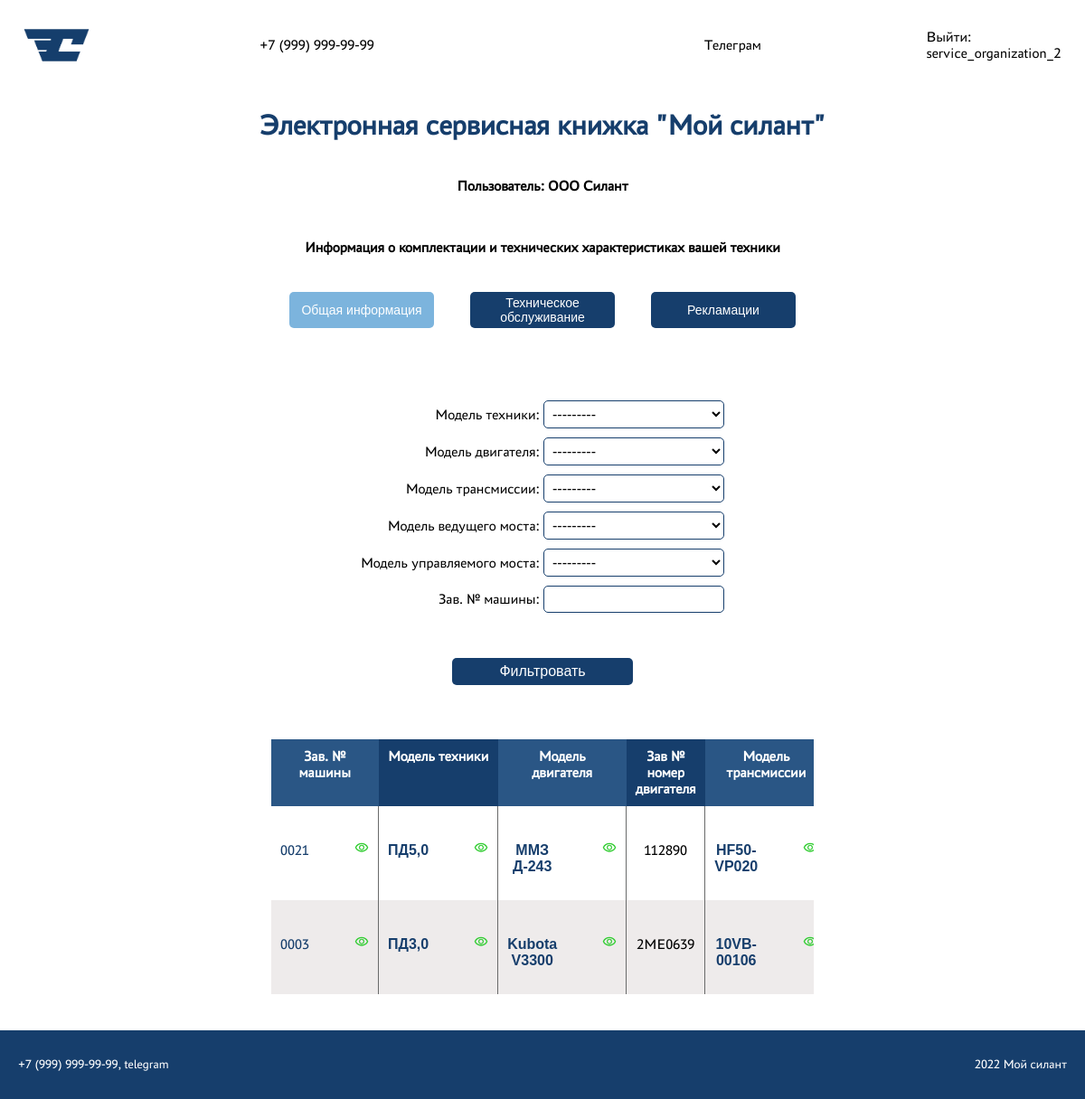
Page /machines/ (signed in) on the committed database.
### core/models.py (models this page shows, shortened)
class Machine(models.Model):
    serial_number_of_machine = models.CharField(max_length=255, verbose_name='Зав. № машины')
    model_of_equipment = models.ForeignKey(EquipmentModel, on_delete=models.CASCADE, verbose_name='Модель техники')
    model_of_engine = models.ForeignKey(EngineModel, on_delete=models.CASCADE, verbose_name='Модель двигателя')
    serial_number_of_engine = models.CharField(max_length=255, verbose_name='Зав. № двигателя')
    transmission_model = models.ForeignKey(TransmissionModel, on_delete=models.CASCADE, verbose_name='Модель трансмиссии')
    serial_number_of_transmission = models.CharField(max_length=255, verbose_name='Зав. № трансмиссии')
    drive_axle_model = models.ForeignKey(DriveAxleModel, on_delete=models.CASCADE, verbose_name='Модель ведущего моста')
    serial_number_of_drive_axle = models.CharField(max_length=255, verbose_name='Зав. № ведущего моста')
    steering_axle_model = models.ForeignKey(SteeringAxleModel, on_delete=models.CASCADE, verbose_name='Модель управляемого моста')
    serial_number_of_steering_axle = models.CharField(max_length=255, verbose_name='Зав. № управляемого моста')
    supply_contract_number_and_date = models.CharField(max_length=255, verbose_name='Договор поставки №, дата')
    date_shipped_from_factory = models.DateField(null=True, verbose_name='Дата отгрузки с завода')
    recipient = models.CharField(max_length=255, verbose_name='Грузополучатель (конечный потребитель)')
    delivery_address = models.CharField(max_length=255, blank=True, verbose_name='Адрес доставки (эксплуатации)')
    equipment = models.CharField(max_length=255, blank=True, verbose_name='Комплектация (доп. опции)')
    client = models.ForeignKey(Client, on_delete=models.CASCADE, verbose_name='Клиент')
    service_company = models.ForeignKey(ServiceCompany, on_delete=models.CASCADE, verbose_name='Сервисная компания')
    class Meta:
        ordering = ['-date_shipped_from_factory']

class BaseModel(models.Model):
    def __str__(self):
        return self.name
    class Meta:
        abstract = True

class EquipmentModel(BaseModel):
    name = models.CharField(max_length=255)
    description = models.CharField(max_length=255)

class EngineModel(BaseModel):
    name = models.CharField(max_length=255)
    description = models.CharField(max_length=255)

class TransmissionModel(BaseModel):
    name = models.CharField(max_length=255)
    description = models.CharField(max_length=255)

### core/views.py (the view, shortened to what this page needs)
# urls.py: path('machines/', machine_list, name='machine_list'),
@login_required
@permission_required("core.view_machine", raise_exception=True)
def machine_list(request):
    user_id = request.user.id
    can_add_machine = request.user.has_perm("core.add_machine")
    can_update_machine = request.user.has_perm("core.change_machine")
    can_delete_machine = request.user.has_perm("core.delete_machine")
    client = None
    username = request.user.first_name
    try:
        client = Client.objects.get(user_id=user_id)
    except Client.DoesNotExist:
        try:
            service_company = ServiceCompany.objects.get(user_id=user_id)
        except ServiceCompany.DoesNotExist:
            client = username
            machines = Machine.objects.all()
            machine_filter = MachineFilter(request.GET, queryset=machines)
            return render(
                request,
                "machine/machine_list.html",
                {
                    "machines": machines,
                    "filter": machine_filter,
                    "can_add_machine": can_add_machine,
                    "can_update_machine": can_update_machine,
                    "can_delete_machine": can_delete_machine,
                    "client": client,
                    "username": username,
                },
            )
        client = username
        machines = Machine.objects.filter(service_company_id=service_company.id)
        machine_filter = MachineFilter(request.GET, queryset=machines)
        return render(
            request,
            "machine/machine_list.html",
            {
                "machines": machines,
                "filter": machine_filter,
                "can_add_machine": can_add_machine,
                "can_update_machine": can_update_machine,
                "can_delete_machine": can_delete_machine,
                "client": client,
                "username": username,
            },
        )

### templates/machine/machine_list.html (shortened to what this page needs)
{% extends 'base.html' %}
{% block content %}
{% load static %}
<main class="main">
    <div class="result-wrapper">
        <h1>Информация о комплектации и технических характеристиках вашей техники</h1>
        {% include 'tabs.html' with active_tab='general' %}
        {% if machines %}
        {% include 'forms/filter_form.html' %}
        <div class="adaptive-table-wrapper">
            <table class="adaptive-table">
                <thead>
                    <tr>
                        <th>Зав. № машины</th>
                        <th>Модель техники</th>
                        <th>Модель двигателя</th>
                        <th>Зав № номер двигателя</th>
                        <th>Модель трансмиссии</th>
                    </tr>
                </thead>
                <tbody>
                    {% for machine in filter.qs %}
                    <tr>
                        <td>
                            <div class="summary-button">
                                <a href="{% url 'machine_detail' machine.id %}" class="back-href">{{ machine.serial_number_of_machine }}</a>
                                <img src="{% static 'img/eye.svg' %}" alt="Просмотреть" width="16" height="16" class="mg-lft">
                            </div>
                        </td>
                        <td>
                            {% include 'button/button.html' with object_class='model-of-equipment' object_id=machine.model_of_equipment.id object_name=machine.model_of_equipment %}
                        </td>
                        <td>
                            {% include 'button/button.html' with object_class='model-of-engine' object_id=machine.model_of_engine.id object_name=machine.model_of_engine %}
                        </td>
                        <td>{{ machine.serial_number_of_engine }}</td>
                        <td>
                            {% include 'button/button.html' with object_class='model-of-transmission' object_id=machine.transmission_model.id object_name=machine.transmission_model %}
                        </td>
                    </tr>
                    {% endfor %}
                </tbody>
            </table>
        </div>
        {% else %}
        <div class="result-wrapper">
            <span class="info-if-doesnt-exists">У вас нет машин</span>
        </div>
        {% endif %}
</main>
{% endblock content %}

### templates/base.html (shortened to what this page needs)
<!DOCTYPE html>
<html lang="en">
  <head>
    {% load static %}
      <link href="{% static 'css/base.css' %}" rel="stylesheet" />
      <link href="{% static 'css/main/main.css' %}" rel="stylesheet" />
      <link href="{% static 'css/tabs/tabs.css' %}" rel="stylesheet" />
      <link href="{% static 'css/forms/create_forms.css' %}" rel="stylesheet" />
      <link href="{% static 'css/forms/login_forms.css' %}" rel="stylesheet" />
      <link href="{% static 'css/forms/filter_forms.css' %}" rel="stylesheet" />
      <link href="{% static 'css/modal/modal.css' %}" rel="stylesheet" />
  </head>
  <body>
    <nav>
        <div class="logo-signin-wrapper">
            <img src="{% static 'img/logo.jpg' %}">
            <div class="contact-container">
              <span>+7 (999) 999-99-99</span>
              <span>Телеграм</span>
            </div>
            {% if user.is_authenticated %}
            <a href="{% url 'account_logout' %}">Выйти: {{ user.username }}</a>
            {% else %}
            <a href="{% url 'account_login' %}">Авторизация</a>
            {% endif %}
        </div>
    </nav>
    <h1 class="title">Электронная сервисная книжка "Мой силант"</h1>
    <section class="main-section">
      <div class="user-info">
        {% if client %}
            <h1>Пользователь: {{ client }}</h1>
        {% elif username %}
            <h1>Пользователь: {{ username }}</h1>
        {% elif user.is_superuser %}
            <h1>Пользователь: Администратор</h1>
        {% else %}
            <h1>Пользователь: Гость</h1>
        {% endif %}
      </div>
      {% block content %}{% endblock %}
    </section>
    <footer>
        <div class="footer-wrapper">
            <span>+7 (999) 999-99-99, telegram</span>
            <span>2022 Мой силант</span>
        </div>
    </footer>
  </body>
</html>

### templates/button/button.html
{% load static %}
<button class="summary-button {{ object_class }}"
    data-object-id="{{ object_id }}"
    title="Просмотреть информацию">
        <span class="back-href bold">{{ object_name }}</span>
        <img src="{% static 'img/eye.svg' %}" alt="Просмотреть" width="16" height="16" class="mg-lft">
</button>

### static/css/base.css (style rules this page uses)
* { margin: 0; padding: 0; border: 0; outline: 0; font-size: 100%; vertical-align: baseline; background: transparent; }
html, body { display: flex; flex-direction: column; align-items: center; height: 100%; width: 100%; font-family: 'PT Astra Sans', sans-serif; }
nav { background-color: white; width: 100%; display: flex; flex-direction: column; align-items: center; justify-content: space-between; align-items: center; color: black; }
.contact-container { display: flex; flex-direction: row; justify-content: space-around; align-items: center; width: 100%; }
.logo-signin-wrapper { display: flex; justify-content: space-between; align-items: center; width: 100%; }
.logo-signin-wrapper > img { height: 60px; padding: 20px 0 20px 20px; }
.logo-signin-wrapper > a { color: black; text-decoration: none; padding-right: 20px; }
.title { color: #163E6C; font-size: 32px; padding: 20px 0 20px 0; }
.main-section { display: flex; flex-direction: column; align-items: center; background-color: white; padding: 20px 0 0 0; margin-bottom: 20px; height: 200vh; }
footer { background-color: #163E6C; height: 100px; width: 100%; }
.footer-wrapper { color: white; font-size: 14px; display: flex; justify-content: space-between; align-items: center; width: 100%; height: 100%; }
.footer-wrapper > span { padding: 30px 20px 30px 20px; }

### static/css/main/main.css (style rules this page uses)
.main { display: flex; flex-direction: column; align-items: center; background-color: white; padding: 20px 0 0 0; }
.user-info { display: flex; flex-direction: column; margin-bottom: 10px; }
.result-wrapper { display: flex; flex-direction: column; justify-content: center; align-items: center; padding: 20px; width: 1600px; }
.bold { font-weight: 600; }
.summary-button { width: 100%; display: flex; flex-direction: row; align-items: baseline; justify-content: space-between; }
.mg-lft { margin-left: 50px; }
.adaptive-table-wrapper { margin-top: 20px; width: 100%; max-height: 500px; overflow: auto; }
.adaptive-table-wrapper > .adaptive-table { width: 100%; border-collapse: collapse; text-align: center; background-color: white; box-shadow: 0 5px 15px rgba(0, 0, 0, 0.2); }
.adaptive-table-wrapper > .adaptive-table td, .adaptive-table-wrapper > .adaptive-table th { padding: 10px; text-align: center; }
.adaptive-table-wrapper > .adaptive-table th { background-color: #163E6C; color: white; }
.adaptive-table-wrapper > .adaptive-table th:nth-child(odd) { background-color: #2a5685; }
.adaptive-table-wrapper > .adaptive-table tr:nth-child(even) { background-color: #eeebeb; }
.adaptive-table-wrapper > .adaptive-table td { border-right: 1px solid #696a6a; }
@media screen and (max-width: 1536px) { .result-wrapper { width: 1200px; } }
@media screen and (max-width: 1440px) { .result-wrapper { width: 800px; } }
@media screen and (max-width: 1366px) { .result-wrapper { width: 600px; } }

### static/css/forms/login_forms.css (style rules this page uses)
.back-href { margin-top: 30px; cursor: pointer; color: #163E6C; text-decoration: none; transition: 0.3s; }

### static/css/forms/filter_forms.css (style rules this page uses)
div > input, select { border-radius: 5px; padding: 5px; background-color: white; border: 1px solid #163E6C; width: 300px; margin-bottom: 10px; width: 200px; }
div > input { width: 188px; }

### rows in the picture
Machine: serial_number_of_machine "0021", serial_number_of_engine "112890"
EquipmentModel: name "ПД5,0"
EngineModel: name "ММЗ Д-243"
TransmissionModel: name "HF50-VP020"
Machine: serial_number_of_machine "0003", serial_number_of_engine "2ME0639"
EquipmentModel: name "ПД3,0"
EngineModel: name "Kubota V3300"
TransmissionModel: name "10VB-00106"

### other values in the picture
{{ user.username }} "service_organization_2"
{{ client }} "ООО Силант"
